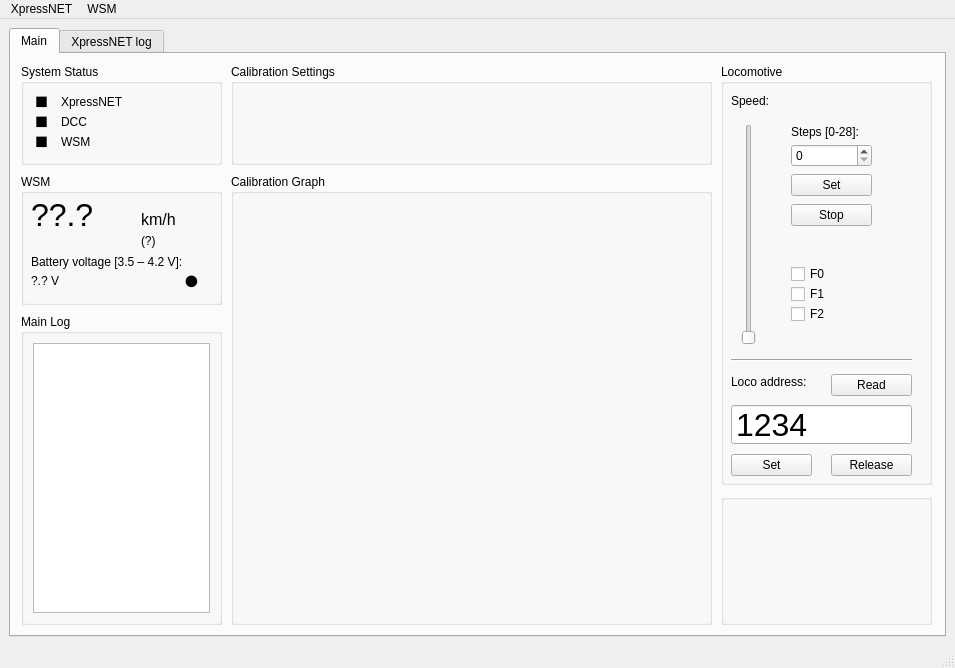
<?xml version="1.0" encoding="UTF-8"?>
<ui version="4.0">
 <class>MainWindow</class>
 <widget class="QMainWindow" name="MainWindow">
  <property name="geometry">
   <rect>
    <x>0</x>
    <y>0</y>
    <width>955</width>
    <height>668</height>
   </rect>
  </property>
  <property name="sizePolicy">
   <sizepolicy hsizetype="Fixed" vsizetype="Fixed">
    <horstretch>0</horstretch>
    <verstretch>0</verstretch>
   </sizepolicy>
  </property>
  <property name="windowTitle">
   <string>Automatic Calibration</string>
  </property>
  <widget class="QWidget" name="centralwidget">
   <layout class="QGridLayout" name="gridLayout">
    <item row="0" column="0">
     <widget class="QTabWidget" name="tw_main">
      <property name="sizePolicy">
       <sizepolicy hsizetype="Expanding" vsizetype="Expanding">
        <horstretch>0</horstretch>
        <verstretch>0</verstretch>
       </sizepolicy>
      </property>
      <property name="tabPosition">
       <enum>QTabWidget::North</enum>
      </property>
      <property name="tabShape">
       <enum>QTabWidget::Rounded</enum>
      </property>
      <property name="currentIndex">
       <number>0</number>
      </property>
      <property name="usesScrollButtons">
       <bool>true</bool>
      </property>
      <property name="tabsClosable">
       <bool>false</bool>
      </property>
      <property name="tabBarAutoHide">
       <bool>false</bool>
      </property>
      <widget class="QWidget" name="t_main">
       <attribute name="title">
        <string>Main</string>
       </attribute>
       <widget class="QGroupBox" name="gb_status">
        <property name="geometry">
         <rect>
          <x>10</x>
          <y>10</y>
          <width>201</width>
          <height>101</height>
         </rect>
        </property>
        <property name="title">
         <string>System Status</string>
        </property>
        <widget class="QLabel" name="l_xn">
         <property name="geometry">
          <rect>
           <x>10</x>
           <y>30</y>
           <width>21</width>
           <height>16</height>
          </rect>
         </property>
         <property name="font">
          <font>
           <pointsize>12</pointsize>
          </font>
         </property>
         <property name="text">
          <string>◼</string>
         </property>
         <property name="alignment">
          <set>Qt::AlignBottom|Qt::AlignHCenter</set>
         </property>
        </widget>
        <widget class="QLabel" name="label">
         <property name="geometry">
          <rect>
           <x>40</x>
           <y>30</y>
           <width>71</width>
           <height>16</height>
          </rect>
         </property>
         <property name="text">
          <string>XpressNET</string>
         </property>
        </widget>
        <widget class="QLabel" name="l_dcc">
         <property name="geometry">
          <rect>
           <x>10</x>
           <y>50</y>
           <width>21</width>
           <height>16</height>
          </rect>
         </property>
         <property name="font">
          <font>
           <pointsize>12</pointsize>
          </font>
         </property>
         <property name="text">
          <string>◼</string>
         </property>
         <property name="alignment">
          <set>Qt::AlignBottom|Qt::AlignHCenter</set>
         </property>
        </widget>
        <widget class="QLabel" name="label_2">
         <property name="geometry">
          <rect>
           <x>40</x>
           <y>50</y>
           <width>71</width>
           <height>16</height>
          </rect>
         </property>
         <property name="text">
          <string>DCC</string>
         </property>
        </widget>
        <widget class="QLabel" name="l_wsm">
         <property name="geometry">
          <rect>
           <x>10</x>
           <y>70</y>
           <width>21</width>
           <height>16</height>
          </rect>
         </property>
         <property name="font">
          <font>
           <pointsize>12</pointsize>
          </font>
         </property>
         <property name="text">
          <string>◼</string>
         </property>
         <property name="alignment">
          <set>Qt::AlignBottom|Qt::AlignHCenter</set>
         </property>
        </widget>
        <widget class="QLabel" name="label_3">
         <property name="geometry">
          <rect>
           <x>40</x>
           <y>70</y>
           <width>31</width>
           <height>16</height>
          </rect>
         </property>
         <property name="text">
          <string>WSM</string>
         </property>
        </widget>
       </widget>
       <widget class="QGroupBox" name="gb_log">
        <property name="geometry">
         <rect>
          <x>10</x>
          <y>260</y>
          <width>201</width>
          <height>311</height>
         </rect>
        </property>
        <property name="title">
         <string>Main Log</string>
        </property>
        <layout class="QGridLayout" name="gridLayout_2">
         <item row="0" column="0">
          <widget class="QListView" name="lv_log">
           <property name="isWrapping" stdset="0">
            <bool>false</bool>
           </property>
          </widget>
         </item>
        </layout>
       </widget>
       <widget class="QGroupBox" name="gb_speed">
        <property name="geometry">
         <rect>
          <x>710</x>
          <y>10</y>
          <width>211</width>
          <height>421</height>
         </rect>
        </property>
        <property name="title">
         <string>Locomotive</string>
        </property>
        <widget class="QSpinBox" name="sb_loco">
         <property name="geometry">
          <rect>
           <x>10</x>
           <y>340</y>
           <width>181</width>
           <height>41</height>
          </rect>
         </property>
         <property name="font">
          <font>
           <pointsize>24</pointsize>
          </font>
         </property>
         <property name="buttonSymbols">
          <enum>QAbstractSpinBox::NoButtons</enum>
         </property>
         <property name="maximum">
          <number>9999</number>
         </property>
         <property name="value">
          <number>1234</number>
         </property>
        </widget>
        <widget class="QSlider" name="vs_speed">
         <property name="geometry">
          <rect>
           <x>20</x>
           <y>60</y>
           <width>16</width>
           <height>221</height>
          </rect>
         </property>
         <property name="maximum">
          <number>28</number>
         </property>
         <property name="value">
          <number>0</number>
         </property>
         <property name="sliderPosition">
          <number>0</number>
         </property>
         <property name="orientation">
          <enum>Qt::Vertical</enum>
         </property>
        </widget>
        <widget class="QSpinBox" name="sb_speed">
         <property name="geometry">
          <rect>
           <x>70</x>
           <y>80</y>
           <width>81</width>
           <height>23</height>
          </rect>
         </property>
        </widget>
        <widget class="QPushButton" name="b_speed_set">
         <property name="geometry">
          <rect>
           <x>70</x>
           <y>110</y>
           <width>81</width>
           <height>22</height>
          </rect>
         </property>
         <property name="text">
          <string>Set</string>
         </property>
        </widget>
        <widget class="QPushButton" name="b_addr_set">
         <property name="geometry">
          <rect>
           <x>10</x>
           <y>390</y>
           <width>81</width>
           <height>22</height>
          </rect>
         </property>
         <property name="text">
          <string>Set</string>
         </property>
        </widget>
        <widget class="QPushButton" name="b_addr_release">
         <property name="geometry">
          <rect>
           <x>110</x>
           <y>390</y>
           <width>81</width>
           <height>22</height>
          </rect>
         </property>
         <property name="text">
          <string>Release</string>
         </property>
        </widget>
        <widget class="QLabel" name="label_4">
         <property name="geometry">
          <rect>
           <x>10</x>
           <y>310</y>
           <width>91</width>
           <height>16</height>
          </rect>
         </property>
         <property name="sizePolicy">
          <sizepolicy hsizetype="Expanding" vsizetype="Preferred">
           <horstretch>0</horstretch>
           <verstretch>0</verstretch>
          </sizepolicy>
         </property>
         <property name="text">
          <string>Loco address:</string>
         </property>
         <property name="wordWrap">
          <bool>false</bool>
         </property>
        </widget>
        <widget class="Line" name="line">
         <property name="geometry">
          <rect>
           <x>10</x>
           <y>286</y>
           <width>181</width>
           <height>20</height>
          </rect>
         </property>
         <property name="orientation">
          <enum>Qt::Horizontal</enum>
         </property>
        </widget>
        <widget class="QPushButton" name="b_loco_stop">
         <property name="geometry">
          <rect>
           <x>70</x>
           <y>140</y>
           <width>81</width>
           <height>22</height>
          </rect>
         </property>
         <property name="text">
          <string>Stop</string>
         </property>
        </widget>
        <widget class="QCheckBox" name="chb_f0">
         <property name="geometry">
          <rect>
           <x>70</x>
           <y>200</y>
           <width>41</width>
           <height>20</height>
          </rect>
         </property>
         <property name="text">
          <string>F0</string>
         </property>
        </widget>
        <widget class="QCheckBox" name="chb_f1">
         <property name="geometry">
          <rect>
           <x>70</x>
           <y>220</y>
           <width>41</width>
           <height>20</height>
          </rect>
         </property>
         <property name="text">
          <string>F1</string>
         </property>
        </widget>
        <widget class="QPushButton" name="b_addr_read">
         <property name="geometry">
          <rect>
           <x>110</x>
           <y>310</y>
           <width>81</width>
           <height>22</height>
          </rect>
         </property>
         <property name="text">
          <string>Read</string>
         </property>
        </widget>
        <widget class="QLabel" name="label_5">
         <property name="geometry">
          <rect>
           <x>10</x>
           <y>30</y>
           <width>59</width>
           <height>14</height>
          </rect>
         </property>
         <property name="text">
          <string>Speed:</string>
         </property>
        </widget>
        <widget class="QCheckBox" name="chb_f2">
         <property name="geometry">
          <rect>
           <x>70</x>
           <y>240</y>
           <width>41</width>
           <height>20</height>
          </rect>
         </property>
         <property name="text">
          <string>F2</string>
         </property>
        </widget>
        <widget class="QLabel" name="label_6">
         <property name="geometry">
          <rect>
           <x>70</x>
           <y>60</y>
           <width>81</width>
           <height>16</height>
          </rect>
         </property>
         <property name="text">
          <string>Steps [0-28]:</string>
         </property>
        </widget>
       </widget>
       <widget class="QGroupBox" name="gb_calib_graph">
        <property name="geometry">
         <rect>
          <x>220</x>
          <y>120</y>
          <width>481</width>
          <height>451</height>
         </rect>
        </property>
        <property name="title">
         <string>Calibration Graph</string>
        </property>
       </widget>
       <widget class="QGroupBox" name="gb_wsm">
        <property name="geometry">
         <rect>
          <x>10</x>
          <y>120</y>
          <width>201</width>
          <height>131</height>
         </rect>
        </property>
        <property name="title">
         <string>WSM</string>
        </property>
        <widget class="QLabel" name="l_wsm_speed">
         <property name="geometry">
          <rect>
           <x>10</x>
           <y>20</y>
           <width>111</width>
           <height>41</height>
          </rect>
         </property>
         <property name="font">
          <font>
           <pointsize>24</pointsize>
          </font>
         </property>
         <property name="text">
          <string>??.?</string>
         </property>
        </widget>
        <widget class="QLabel" name="label_8">
         <property name="geometry">
          <rect>
           <x>120</x>
           <y>30</y>
           <width>41</width>
           <height>31</height>
          </rect>
         </property>
         <property name="font">
          <font>
           <pointsize>12</pointsize>
          </font>
         </property>
         <property name="text">
          <string>km/h</string>
         </property>
        </widget>
        <widget class="QLabel" name="l_wsm_speed_raw">
         <property name="geometry">
          <rect>
           <x>120</x>
           <y>60</y>
           <width>59</width>
           <height>14</height>
          </rect>
         </property>
         <property name="text">
          <string>(?)</string>
         </property>
        </widget>
        <widget class="QLabel" name="label_9">
         <property name="geometry">
          <rect>
           <x>10</x>
           <y>80</y>
           <width>181</width>
           <height>16</height>
          </rect>
         </property>
         <property name="text">
          <string>Battery voltage [3.5 – 4.2 V]:</string>
         </property>
        </widget>
        <widget class="QLabel" name="l_wsm_bat_voltage">
         <property name="geometry">
          <rect>
           <x>10</x>
           <y>100</y>
           <width>59</width>
           <height>14</height>
          </rect>
         </property>
         <property name="text">
          <string>?.? V</string>
         </property>
        </widget>
        <widget class="QLabel" name="l_wsm_alive">
         <property name="geometry">
          <rect>
           <x>160</x>
           <y>90</y>
           <width>21</width>
           <height>31</height>
          </rect>
         </property>
         <property name="font">
          <font>
           <pointsize>20</pointsize>
          </font>
         </property>
         <property name="text">
          <string>●</string>
         </property>
         <property name="alignment">
          <set>Qt::AlignCenter</set>
         </property>
        </widget>
       </widget>
       <widget class="QGroupBox" name="gb_calib_settings">
        <property name="geometry">
         <rect>
          <x>220</x>
          <y>10</y>
          <width>481</width>
          <height>101</height>
         </rect>
        </property>
        <property name="title">
         <string>Calibration Settings</string>
        </property>
       </widget>
       <widget class="QGroupBox" name="gb_fill">
        <property name="geometry">
         <rect>
          <x>710</x>
          <y>440</y>
          <width>211</width>
          <height>131</height>
         </rect>
        </property>
        <property name="title">
         <string/>
        </property>
       </widget>
      </widget>
      <widget class="QWidget" name="t_xn_log">
       <attribute name="title">
        <string>XpressNET log</string>
       </attribute>
       <layout class="QGridLayout" name="gridLayout_3">
        <item row="1" column="0">
         <widget class="QGroupBox" name="gb_xn_log_settings">
          <property name="title">
           <string>Settings</string>
          </property>
          <layout class="QHBoxLayout" name="horizontalLayout">
           <item>
            <widget class="QLabel" name="label_7">
             <property name="text">
              <string>Loglevel:</string>
             </property>
            </widget>
           </item>
           <item>
            <widget class="QComboBox" name="cb_xn_loglevel">
             <item>
              <property name="text">
               <string>None</string>
              </property>
             </item>
             <item>
              <property name="text">
               <string>Error</string>
              </property>
             </item>
             <item>
              <property name="text">
               <string>Warning</string>
              </property>
             </item>
             <item>
              <property name="text">
               <string>Info</string>
              </property>
             </item>
             <item>
              <property name="text">
               <string>Data</string>
              </property>
             </item>
             <item>
              <property name="text">
               <string>Debug</string>
              </property>
             </item>
            </widget>
           </item>
          </layout>
         </widget>
        </item>
        <item row="2" column="0">
         <widget class="QTreeWidget" name="treeWidget">
          <property name="selectionMode">
           <enum>QAbstractItemView::MultiSelection</enum>
          </property>
          <property name="wordWrap">
           <bool>true</bool>
          </property>
          <attribute name="headerVisible">
           <bool>false</bool>
          </attribute>
          <column>
           <property name="text">
            <string>Time</string>
           </property>
          </column>
          <column>
           <property name="text">
            <string>Message</string>
           </property>
          </column>
         </widget>
        </item>
       </layout>
      </widget>
     </widget>
    </item>
   </layout>
  </widget>
  <widget class="QMenuBar" name="mb_main">
   <property name="geometry">
    <rect>
     <x>0</x>
     <y>0</y>
     <width>955</width>
     <height>19</height>
    </rect>
   </property>
   <widget class="QMenu" name="m_xn">
    <property name="title">
     <string>XpressNET</string>
    </property>
    <addaction name="separator"/>
    <addaction name="a_xn_connect"/>
    <addaction name="a_xn_disconnect"/>
    <addaction name="separator"/>
    <addaction name="a_xn_settings"/>
    <addaction name="separator"/>
    <addaction name="a_xn_dcc_go"/>
    <addaction name="a_xn_stop"/>
   </widget>
   <widget class="QMenu" name="m_wsm">
    <property name="title">
     <string>WSM</string>
    </property>
    <addaction name="a_wsm_connect"/>
    <addaction name="a_wsm_disconnect"/>
    <addaction name="separator"/>
    <addaction name="a_wsm_settings"/>
   </widget>
   <addaction name="m_xn"/>
   <addaction name="m_wsm"/>
  </widget>
  <widget class="QStatusBar" name="sb_main"/>
  <action name="a_xn_connect">
   <property name="text">
    <string>Connect</string>
   </property>
  </action>
  <action name="a_xn_disconnect">
   <property name="text">
    <string>Disconnect</string>
   </property>
  </action>
  <action name="a_xn_settings">
   <property name="text">
    <string>Settings</string>
   </property>
  </action>
  <action name="a_wsm_connect">
   <property name="text">
    <string>Connect</string>
   </property>
  </action>
  <action name="a_wsm_disconnect">
   <property name="text">
    <string>Disconnect</string>
   </property>
  </action>
  <action name="a_wsm_settings">
   <property name="text">
    <string>Settings</string>
   </property>
  </action>
  <action name="a_xn_dcc_go">
   <property name="text">
    <string>DCC Go</string>
   </property>
  </action>
  <action name="a_xn_stop">
   <property name="text">
    <string>DCC Stop</string>
   </property>
  </action>
 </widget>
 <resources/>
 <connections/>
</ui>
